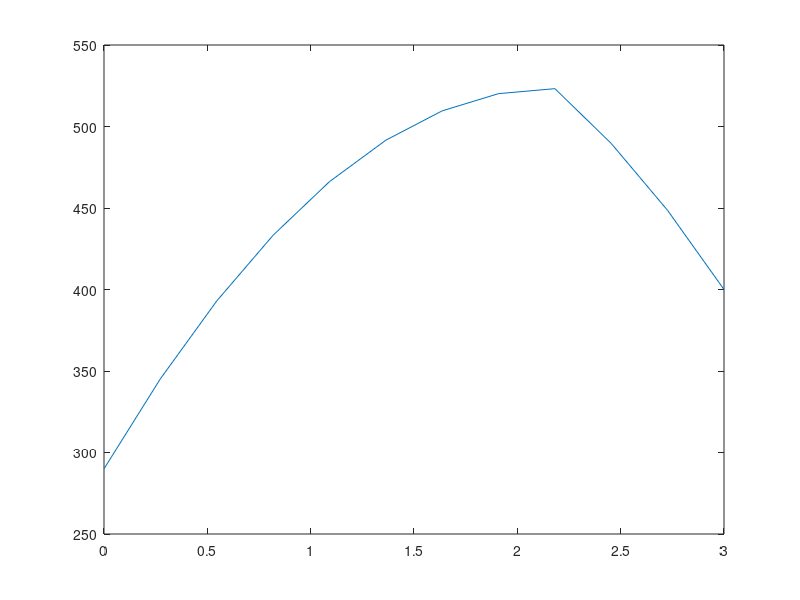

The MATLAB script that drew this image: (Note: this script raises an error after producing the figure.)
clc;
clear;

L=3;
k=2;
t0=290;
t1=400;
q0=3000;
q1=200;
n=10;
h=L/(n+1);

Q=@(x) q0*exp(-q1*(x-0.7*L)^2)+200;

%Fråga 3a
v = ones(n, 1) * 2;
p = ones(n-1, 1) * -1;
A = diag(v, 0) + diag(p, 1) + diag(p,-1)

b=[];

i=1;
for x = 2:1:n-1
    b(i) = ((h^2)/k) * Q(x*h);
    i = i + 1;
end

alpha = ((h^2)/k) * Q(0) + t0;
beta = ((h^2)/k) * Q((n+1)*h) + t1;

b = [alpha b beta]'

%Fråga 3b
T = A \ b
T = [t0; T; t1]';
figure(1)
plot(0:h:L, T)

%Fråga 3c
nUtokad = [40 80 160 320]';

[x1, T1] = stav(nUtokad(1), q0, q1);
[x2, T2] = stav(nUtokad(2), q0, q1);
[x3, T3] = stav(nUtokad(3), q0, q1);
[x4, T4] = stav(nUtokad(4), q0, q1);

figure(2)
hold on
plot(x1, T1)
plot(x2, T2)
plot(x3, T3)
plot(x4, T4)
legend("n = 40", "n = 80", "n = 160", "n = 320")
hold off

max = [max(T1), max(T2), max(T3), max(T4)]';
min = [min(T1), min(T2), min(T3), min(T4)]';
medel = [mean(T1), mean(T2), mean(T3), mean(T4)]';

tabellV = [nUtokad, min, max, medel];

tabell = array2table(tabellV, 'VariableNames', {'n','min T','max T','medel T'})
